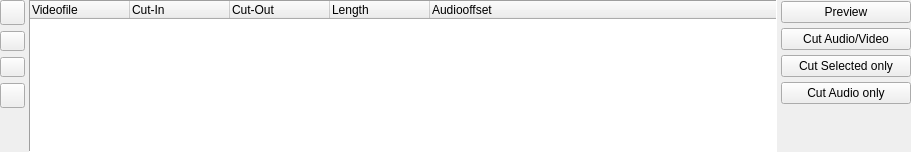
<ui version="4.0" >
 <class>TTCutListWidget</class>
 <widget class="QWidget" name="TTCutListWidget" >
  <property name="geometry" >
   <rect>
    <x>0</x>
    <y>0</y>
    <width>911</width>
    <height>152</height>
   </rect>
  </property>
  <property name="minimumSize" >
   <size>
    <width>16</width>
    <height>104</height>
   </size>
  </property>
  <property name="windowTitle" >
   <string>Form</string>
  </property>
  <layout class="QGridLayout" >
   <property name="leftMargin" >
    <number>0</number>
   </property>
   <property name="topMargin" >
    <number>0</number>
   </property>
   <property name="rightMargin" >
    <number>0</number>
   </property>
   <property name="bottomMargin" >
    <number>0</number>
   </property>
   <property name="horizontalSpacing" >
    <number>4</number>
   </property>
   <property name="verticalSpacing" >
    <number>4</number>
   </property>
   <item rowspan="2" row="0" column="1" >
    <widget class="QTreeWidget" name="videoCutList" >
     <property name="minimumSize" >
      <size>
       <width>25</width>
       <height>20</height>
      </size>
     </property>
     <property name="mouseTracking" >
      <bool>false</bool>
     </property>
     <property name="focusPolicy" >
      <enum>Qt::ClickFocus</enum>
     </property>
     <property name="contextMenuPolicy" >
      <enum>Qt::CustomContextMenu</enum>
     </property>
     <property name="frameShape" >
      <enum>QFrame::Panel</enum>
     </property>
     <property name="selectionMode" >
      <enum>QAbstractItemView::ExtendedSelection</enum>
     </property>
     <property name="rootIsDecorated" >
      <bool>false</bool>
     </property>
     <column>
      <property name="text" >
       <string>Videofile</string>
      </property>
     </column>
     <column>
      <property name="text" >
       <string>Cut-In</string>
      </property>
     </column>
     <column>
      <property name="text" >
       <string>Cut-Out</string>
      </property>
     </column>
     <column>
      <property name="text" >
       <string>Length</string>
      </property>
     </column>
     <column>
      <property name="text" >
       <string>Audiooffset</string>
      </property>
     </column>
    </widget>
   </item>
   <item row="0" column="2" >
    <layout class="QVBoxLayout" >
     <property name="spacing" >
      <number>4</number>
     </property>
     <property name="leftMargin" >
      <number>0</number>
     </property>
     <property name="topMargin" >
      <number>0</number>
     </property>
     <property name="rightMargin" >
      <number>0</number>
     </property>
     <property name="bottomMargin" >
      <number>0</number>
     </property>
     <item>
      <widget class="QPushButton" name="pbPreview" >
       <property name="minimumSize" >
        <size>
         <width>130</width>
         <height>0</height>
        </size>
       </property>
       <property name="text" >
        <string>Preview</string>
       </property>
       <property name="icon" >
        <iconset resource="cutlistwidget.qrc" >:/pixmaps/pixmaps/preview_18.xpm</iconset>
       </property>
      </widget>
     </item>
     <item>
      <widget class="QPushButton" name="pbCutAudioVideo" >
       <property name="minimumSize" >
        <size>
         <width>130</width>
         <height>0</height>
        </size>
       </property>
       <property name="text" >
        <string>Cut Audio/Video</string>
       </property>
       <property name="icon" >
        <iconset resource="cutlistwidget.qrc" >:/pixmaps/pixmaps/cutav_18.xpm</iconset>
       </property>
      </widget>
     </item>
     <item>
      <widget class="QPushButton" name="pbCutSelected" >
       <property name="minimumSize" >
        <size>
         <width>130</width>
         <height>0</height>
        </size>
       </property>
       <property name="text" >
        <string>Cut Selected only</string>
       </property>
       <property name="icon" >
        <iconset resource="cutlistwidget.qrc" >:/pixmaps/pixmaps/cutav_18.xpm</iconset>
       </property>
      </widget>
     </item>
     <item>
      <widget class="QPushButton" name="pbCutAudio" >
       <property name="minimumSize" >
        <size>
         <width>130</width>
         <height>0</height>
        </size>
       </property>
       <property name="text" >
        <string>Cut Audio only</string>
       </property>
       <property name="icon" >
        <iconset resource="cutlistwidget.qrc" >:/pixmaps/pixmaps/cutaudio_18.xpm</iconset>
       </property>
      </widget>
     </item>
    </layout>
   </item>
   <item row="0" column="0" >
    <layout class="QVBoxLayout" >
     <property name="spacing" >
      <number>6</number>
     </property>
     <property name="leftMargin" >
      <number>0</number>
     </property>
     <property name="topMargin" >
      <number>0</number>
     </property>
     <property name="rightMargin" >
      <number>0</number>
     </property>
     <property name="bottomMargin" >
      <number>0</number>
     </property>
     <item>
      <widget class="QPushButton" name="pbEntryUp" >
       <property name="sizePolicy" >
        <sizepolicy vsizetype="Fixed" hsizetype="Fixed" >
         <horstretch>0</horstretch>
         <verstretch>0</verstretch>
        </sizepolicy>
       </property>
       <property name="minimumSize" >
        <size>
         <width>25</width>
         <height>25</height>
        </size>
       </property>
       <property name="maximumSize" >
        <size>
         <width>25</width>
         <height>25</height>
        </size>
       </property>
       <property name="text" >
        <string/>
       </property>
       <property name="icon" >
        <iconset resource="cutlistwidget.qrc" >:/pixmaps/pixmaps/uparrow_18.xpm</iconset>
       </property>
      </widget>
     </item>
     <item>
      <widget class="QPushButton" name="pbEntryDelete" >
       <property name="sizePolicy" >
        <sizepolicy vsizetype="Fixed" hsizetype="Fixed" >
         <horstretch>0</horstretch>
         <verstretch>0</verstretch>
        </sizepolicy>
       </property>
       <property name="minimumSize" >
        <size>
         <width>25</width>
         <height>20</height>
        </size>
       </property>
       <property name="maximumSize" >
        <size>
         <width>25</width>
         <height>25</height>
        </size>
       </property>
       <property name="text" >
        <string/>
       </property>
       <property name="icon" >
        <iconset resource="cutlistwidget.qrc" >:/pixmaps/pixmaps/cancel_18.xpm</iconset>
       </property>
      </widget>
     </item>
     <item>
      <widget class="QPushButton" name="pbEntryDuplicate" >
       <property name="sizePolicy" >
        <sizepolicy vsizetype="Fixed" hsizetype="Fixed" >
         <horstretch>0</horstretch>
         <verstretch>0</verstretch>
        </sizepolicy>
       </property>
       <property name="minimumSize" >
        <size>
         <width>25</width>
         <height>20</height>
        </size>
       </property>
       <property name="maximumSize" >
        <size>
         <width>25</width>
         <height>25</height>
        </size>
       </property>
       <property name="text" >
        <string/>
       </property>
       <property name="icon" >
        <iconset resource="cutlistwidget.qrc" >:/pixmaps/pixmaps/editcopy.png</iconset>
       </property>
      </widget>
     </item>
     <item>
      <widget class="QPushButton" name="pbEntryDown" >
       <property name="sizePolicy" >
        <sizepolicy vsizetype="Fixed" hsizetype="Fixed" >
         <horstretch>0</horstretch>
         <verstretch>0</verstretch>
        </sizepolicy>
       </property>
       <property name="minimumSize" >
        <size>
         <width>25</width>
         <height>25</height>
        </size>
       </property>
       <property name="maximumSize" >
        <size>
         <width>25</width>
         <height>25</height>
        </size>
       </property>
       <property name="text" >
        <string/>
       </property>
       <property name="icon" >
        <iconset resource="cutlistwidget.qrc" >:/pixmaps/pixmaps/downarrow_18.xpm</iconset>
       </property>
      </widget>
     </item>
    </layout>
   </item>
   <item row="1" column="0" >
    <spacer>
     <property name="orientation" >
      <enum>Qt::Vertical</enum>
     </property>
     <property name="sizeHint" >
      <size>
       <width>20</width>
       <height>40</height>
      </size>
     </property>
    </spacer>
   </item>
   <item row="1" column="2" >
    <spacer>
     <property name="orientation" >
      <enum>Qt::Vertical</enum>
     </property>
     <property name="sizeHint" >
      <size>
       <width>20</width>
       <height>81</height>
      </size>
     </property>
    </spacer>
   </item>
  </layout>
 </widget>
 <resources>
  <include location="cutlistwidget.qrc" />
 </resources>
 <connections/>
</ui>
